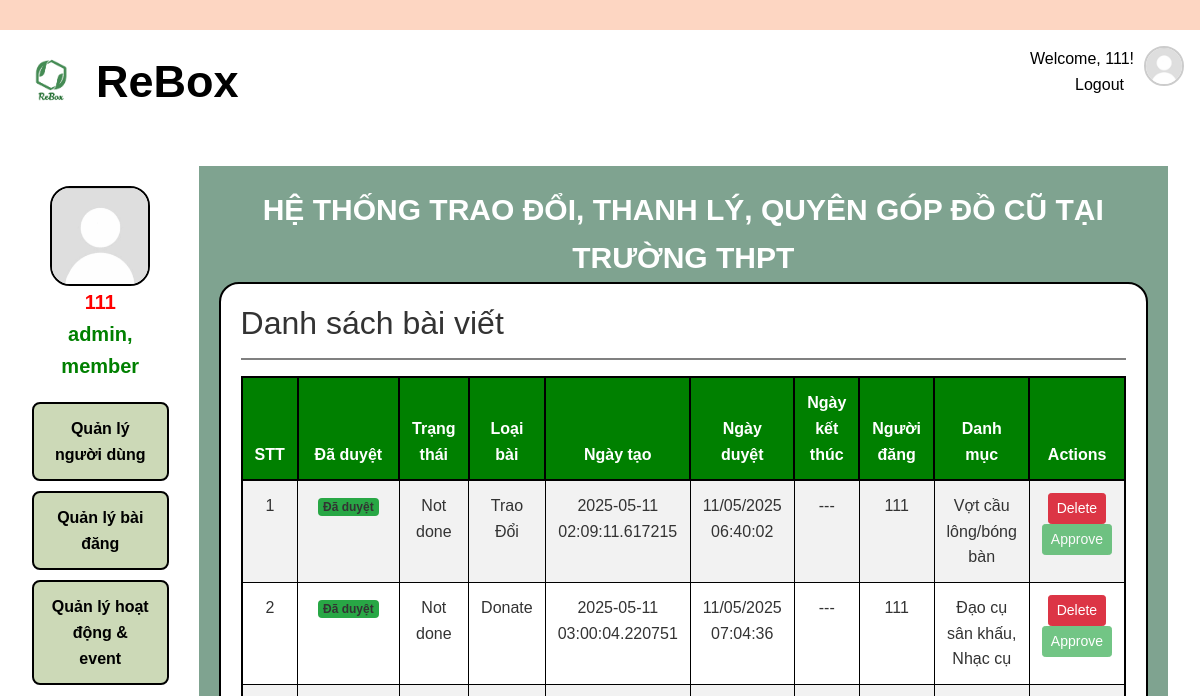
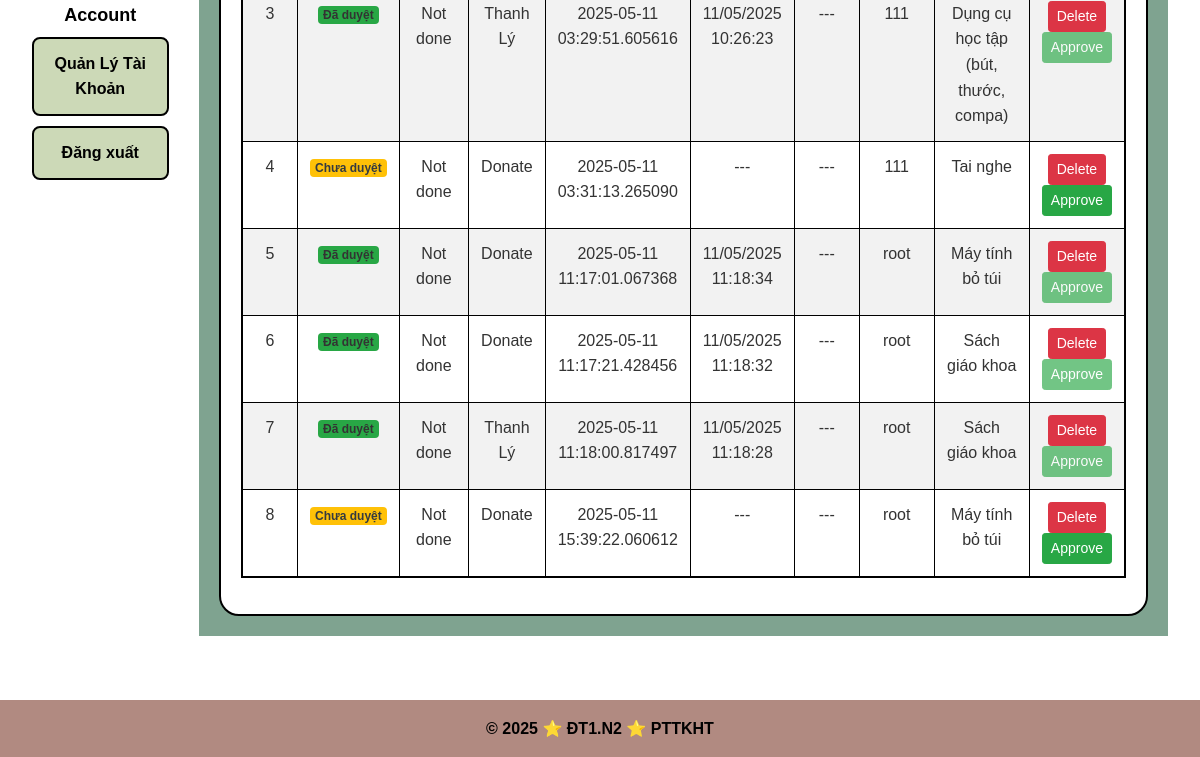
The page /admin/posts (signed in) on the database as committed earlier (2 pictures, top to bottom).
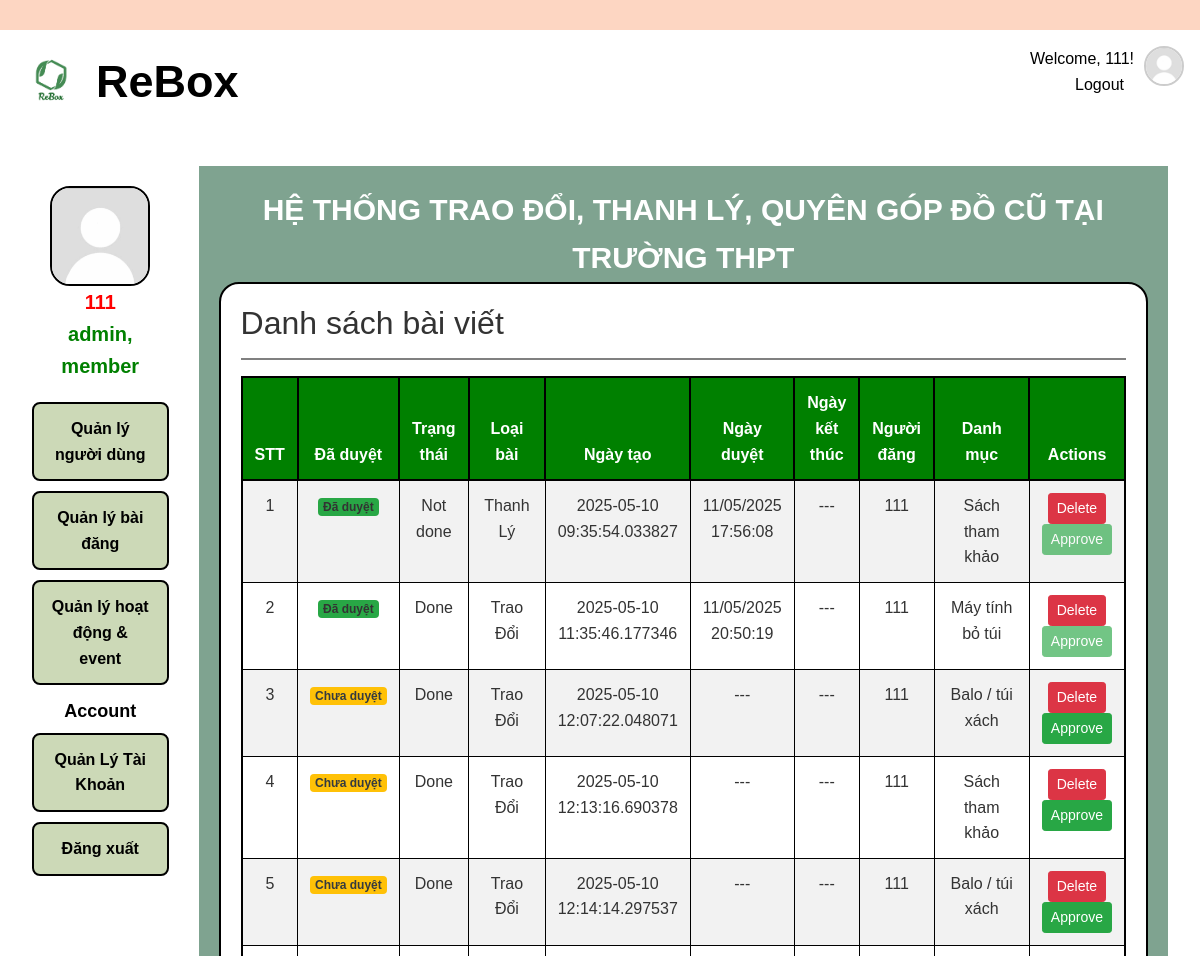
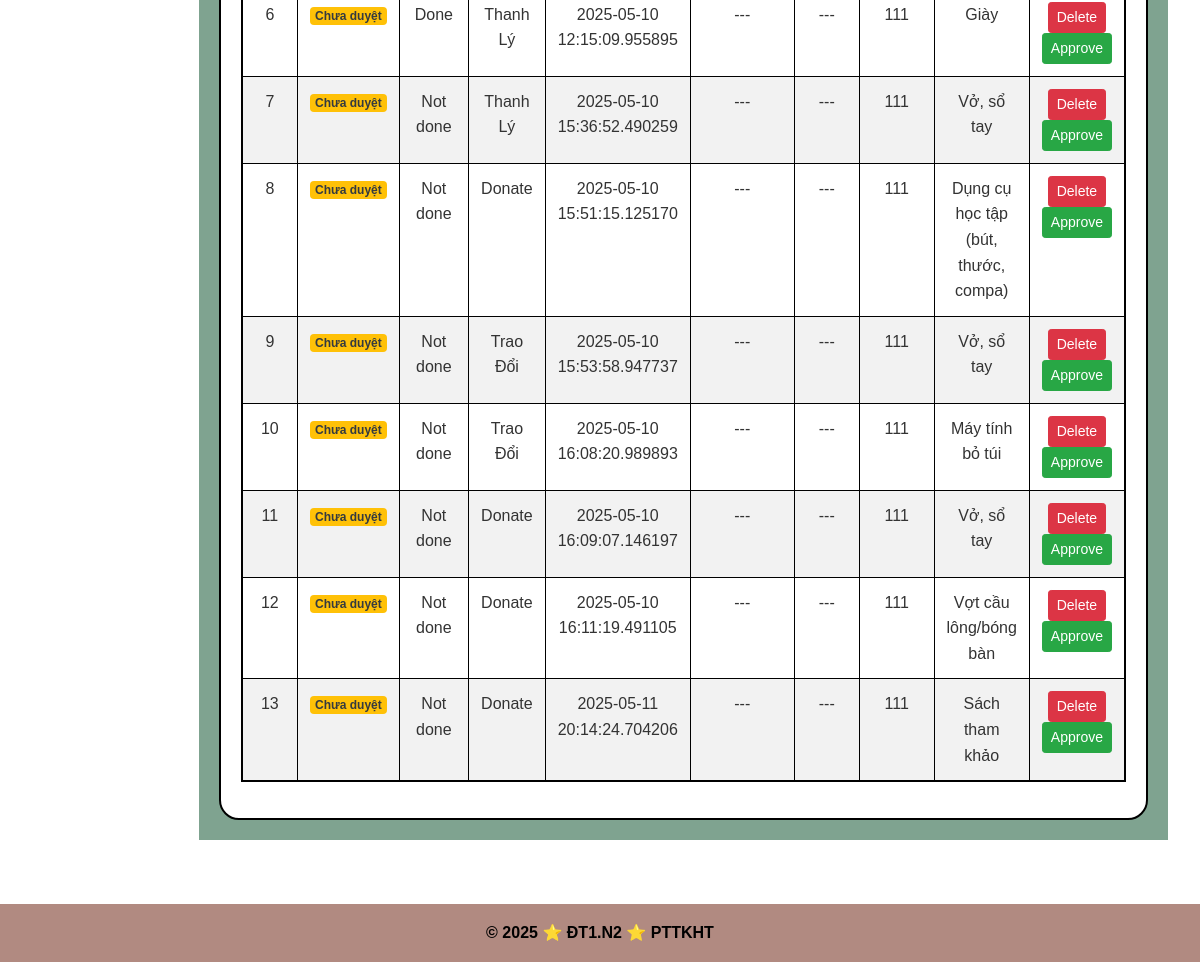
The same page on the database as committed later (2 pictures, top to bottom).
### app/models/post.py (models this page shows, shortened)
class Post(csdl.Model):
    __tablename__ = 'post'
    post_id = csdl.Column(csdl.String(50), primary_key=True)  # Khóa chính, kiểu chuỗi
    content = csdl.Column(csdl.String(500), nullable=False)   # Nội dung bài đăng
    image_url = csdl.Column(csdl.String(255), nullable=True)   # Link hình ảnh bài đăng
    is_approved = csdl.Column(csdl.Boolean, default=False)    # Cờ kiểm duyệt bài đăng , aaproved/ reject
    status = csdl.Column(csdl.String(50), default='pending')  # Trạng thái bài đăng pending/received item
    post_type = csdl.Column(csdl.String(50), nullable=False)  # Loại bài đăng (thanh lý, trao đổi, donate)
    create_date = csdl.Column(csdl.DateTime, default=csdl.func.now())  # Thời gian tạo bài đăng
    approval_date = csdl.Column(csdl.DateTime, nullable=True) # time duyệt
    submit_date = csdl.Column(csdl.DateTime, nullable=True)  # Thời gian kết thúc bài đăng
    user_id = csdl.Column(csdl.Integer, csdl.ForeignKey('user.id'), nullable=False)
    category_id = csdl.Column(csdl.Integer, csdl.ForeignKey('category.id'), nullable=False)
    interest_count = csdl.Column(csdl.Integer, default=0)
    interested_user_id = csdl.Column(csdl.Text, nullable=True)  # Danh sách người dùng đã bày tỏ sự quan tâm
    user = csdl.relationship('User', backref='posts')
    category = csdl.relationship('Category', backref='posts')

### app/models/user.py (models this page shows, shortened)
class User(UserMixin, csdl.Model):
    id = csdl.Column(csdl.Integer, primary_key=True)
    username = csdl.Column(csdl.String(50), unique=True, nullable=False)
    password  = csdl.Column(csdl.String(128), nullable=False)
    avatar = csdl.Column(csdl.Text, nullable = True)
    fullname = csdl.Column(csdl.String(120), nullable=False)
    date_of_birth = csdl.Column(csdl.Date, nullable = True)
    gender = csdl.Column(csdl.String(10), nullable = True)
    address = csdl.Column(csdl.Text, nullable = True)
    email = csdl.Column(csdl.String(120), unique=True, nullable=False)
    phone = csdl.Column(csdl.String(20), nullable=True) #co the null
    facebook = csdl.Column(csdl.Text, nullable =True)
    roles = csdl.relationship('Role', secondary='user_role', backref=csdl.backref('users', lazy='dynamic'))
    created_date = csdl.Column(csdl.DateTime, default=datetime.utcnow)  # Thêm dòng này
    def has_role(self, role_name):
        for role in self.roles:
            if role.name == role_name:
                return True
        return False
    def get_role(self):
        return ', '.join(role.name for role in self.roles)

### app/models/category.py (models this page shows)
class Category(UserMixin, csdl.Model):
    id = csdl.Column(csdl.Integer, primary_key=True)
    category_name = csdl.Column(csdl.String(50), unique=True, nullable=False)

### app/postManagement/routes.py (the view)
@postManagement_blueprint.route('/admin/posts')
def manage_post():
    if current_user.has_role('admin'):
        posts = Post.query.all()
        return render_template('postManagement/post_manage.html', posts=posts)
    else:
        flash('Username không phải là admin!', 'danger')
        return redirect(url_for('auth.adminLogin'))

### app/models/user.py (called while the page is built)
@login_manager.user_loader
def load_user(user_id): #luu ttin user by id da luu trong session login
    return User.query.get(int(user_id)) #doi tuong User chua ttin (username, pass,email, ...)

### app/postManagement/templates/postManagement/post_manage.html (shortened to what this page needs)
{% extends 'manageMenu.html' %} {% block ManagementContent %}
<div class="manager-post-frame">
  <div class="d-flex justify-content-between align-items-center mb-3">
    <link
      rel="stylesheet"
      href="https://cdn.jsdelivr.net/npm/bootstrap-icons@1.11.3/font/bootstrap-icons.min.css"
    />
    <h2 class="mb-0">Danh sách bài viết</h2>
  </div>
  <hr
    style="
      border: none;
      height: 2px;
      background-color: gray;
      width: 100%;
      align-self: center;
    "
  />
  <div class="table-responsive">
    <table class="table table-striped table-hover align-middle">
      <thead class="table-dark">
        <tr>
          <th>STT</th>
          <th>Đã duyệt</th>
          <th>Trạng thái</th>
          <th>Loại bài</th>
          <th>Ngày tạo</th>
          <th>Ngày duyệt</th>
          <th>Ngày kết thúc</th>
          <th>Người đăng</th>
          <th>Danh mục</th>
          <th>Actions</th>
        </tr>
      </thead>
      <tbody>
        {% for p in posts %}
        <tr>
          <td>{{ loop.index }}</td>
          <td>
            {% if p.is_approved %}
            <span class="badge bg-success">Đã duyệt</span>
            {% else %}
            <span class="badge bg-warning text-dark">Chưa duyệt</span>
            {% endif %}
          </td>
          <td>{{ p.status }}</td>
          <td>{{ p.post_type }}</td>
          <td>{{ p.create_date }}</td>
          <td>
            {% if p.is_approved and p.approval_date %} {{
            p.approval_date.strftime('%d/%m/%Y %H:%M:%S') }} {% else %} --- {%
            endif %}
          </td>
          <td>{{ p.submit_date or '---' }}</td>
          <td>{{ p.user.username if p.user else p.user_id }}</td>
          <td>
            {{ p.category.category_name if p.category else p.category_id }}
          </td>
          <td>
            <form
              action="{{ url_for('postManagement.delete_post', post_id=p.post_id) }}"
              method="post"
              style="display: inline"
            >
              <button
                type="submit"
                class="btn btn-sm btn-danger"
                onclick="return confirm('Bạn có chắc muốn xóa bài viết này?');"
              >
                Delete
              </button>
            </form>
            <form
              action="{{ url_for('postManagement.approve_post', post_id=p.post_id) }}"
              method="post"
              style="display: inline"
            >
              <button
                type="submit"
                class="btn btn-sm btn-success"
                {%
                if
                p.is_approved
                %}disabled{%
                endif
                %}
              >
                Approve
              </button>
            </form>
          </td>
        </tr>
        {% endfor %}
      </tbody>
    </table>
  </div>
</div>
{% endblock %}

Rows that differ between the two databases and show on the page:
removed Post: is_approved "Đã duyệt", status "Not done", post_type "Trao Đổi", create_date "2025-05-11 02:09:11.617215", approval_date "11/05/2025 06:40:02", submit_date "---", user "111", category "Vợt cầu lông/bóng bàn"
removed Post: is_approved "Đã duyệt", status "Not done", post_type "Donate", create_date "2025-05-11 03:00:04.220751", approval_date "11/05/2025 07:04:36", submit_date "---", user "111", category "Đạo cụ sân khấu, Nhạc cụ"
removed Post: is_approved "Đã duyệt", status "Not done", post_type "Thanh Lý", create_date "2025-05-11 03:29:51.605616", approval_date "11/05/2025 10:26:23", submit_date "---", user "111", category "Dụng cụ học tập (bút, thước, compa)"
removed Post: is_approved "Chưa duyệt", status "Not done", post_type "Donate", create_date "2025-05-11 03:31:13.265090", submit_date "---", user "111", category "Tai nghe"
removed Post: is_approved "Đã duyệt", status "Not done", post_type "Donate", create_date "2025-05-11 11:17:01.067368", approval_date "11/05/2025 11:18:34", submit_date "---", user "root", category "Máy tính bỏ túi"
removed Post: is_approved "Đã duyệt", status "Not done", post_type "Donate", create_date "2025-05-11 11:17:21.428456", approval_date "11/05/2025 11:18:32", submit_date "---", user "root", category "Sách giáo khoa"
removed Post: is_approved "Đã duyệt", status "Not done", post_type "Thanh Lý", create_date "2025-05-11 11:18:00.817497", approval_date "11/05/2025 11:18:28", submit_date "---", user "root", category "Sách giáo khoa"
removed Post: is_approved "Chưa duyệt", status "Not done", post_type "Donate", create_date "2025-05-11 15:39:22.060612", submit_date "---", user "root", category "Máy tính bỏ túi"
added Post: is_approved "Đã duyệt", status "Not done", post_type "Thanh Lý", create_date "2025-05-10 09:35:54.033827", approval_date "11/05/2025 17:56:08", submit_date "---", user "111", category "Sách tham khảo"
added Post: is_approved "Đã duyệt", status "Done", post_type "Trao Đổi", create_date "2025-05-10 11:35:46.177346", approval_date "11/05/2025 20:50:19", submit_date "---", user "111", category "Máy tính bỏ túi"
added Post: is_approved "Chưa duyệt", status "Done", post_type "Trao Đổi", create_date "2025-05-10 12:07:22.048071", submit_date "---", user "111", category "Balo / túi xách"
added Post: is_approved "Chưa duyệt", status "Done", post_type "Trao Đổi", create_date "2025-05-10 12:13:16.690378", submit_date "---", user "111", category "Sách tham khảo"
added Post: is_approved "Chưa duyệt", status "Done", post_type "Trao Đổi", create_date "2025-05-10 12:14:14.297537", submit_date "---", user "111", category "Balo / túi xách"
added Post: is_approved "Chưa duyệt", status "Done", post_type "Thanh Lý", create_date "2025-05-10 12:15:09.955895", submit_date "---", user "111", category "Giày"
added Post: is_approved "Chưa duyệt", status "Not done", post_type "Thanh Lý", create_date "2025-05-10 15:36:52.490259", submit_date "---", user "111", category "Vở, sổ tay"
added Post: is_approved "Chưa duyệt", status "Not done", post_type "Donate", create_date "2025-05-10 15:51:15.125170", submit_date "---", user "111", category "Dụng cụ học tập (bút, thước, compa)"
added Post: is_approved "Chưa duyệt", status "Not done", post_type "Trao Đổi", create_date "2025-05-10 15:53:58.947737", submit_date "---", user "111", category "Vở, sổ tay"
added Post: is_approved "Chưa duyệt", status "Not done", post_type "Trao Đổi", create_date "2025-05-10 16:08:20.989893", submit_date "---", user "111", category "Máy tính bỏ túi"
added Post: is_approved "Chưa duyệt", status "Not done", post_type "Donate", create_date "2025-05-10 16:09:07.146197", submit_date "---", user "111", category "Vở, sổ tay"
added Post: is_approved "Chưa duyệt", status "Not done", post_type "Donate", create_date "2025-05-10 16:11:19.491105", submit_date "---", user "111", category "Vợt cầu lông/bóng bàn"
added Post: is_approved "Chưa duyệt", status "Not done", post_type "Donate", create_date "2025-05-11 20:14:24.704206", submit_date "---", user "111", category "Sách tham khảo"
